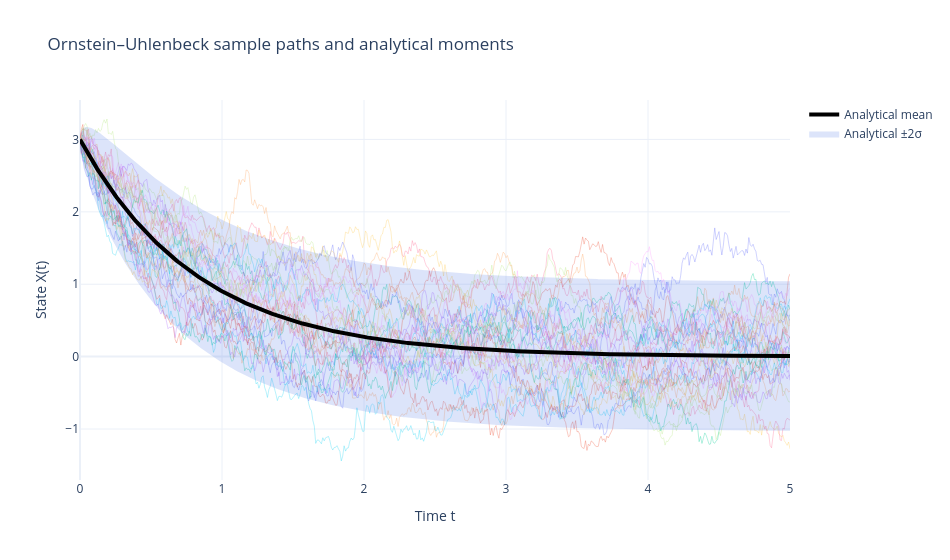

This figure's notebook cell:
### Markdown cell above
# 5. Stochastic systems and the Langevin equation

A continuous-time Langevin model is often written formally as

$$\frac{dX}{dt}=a(X,t)+b(X,t)\,\xi(t),$$

where $\xi(t)$ is ideal white noise. More rigorously, this is the stochastic differential equation (SDE)

$$dX_t=a(X_t,t)dt+b(X_t,t)dW_t,$$

where $W_t$ is Brownian motion. White noise is treated as the generalized derivative of Brownian motion; it is not simulated as a finite-valued pointwise function. Over a small interval,

$$\Delta W_k\sim\mathcal N(0,\Delta t).$$

The Euler–Maruyama method is

$$X_{k+1}=X_k+a(X_k,t_k)\Delta t+b(X_k,t_k)\sqrt{\Delta t}Z_k,
\qquad Z_k\sim\mathcal N(0,1).$$

## Ornstein–Uhlenbeck Langevin equation

We use the mean-reverting model

$$dX_t=-\lambda(X_t-\theta)dt+\sigma dW_t.
$$

The drift pulls the state toward $\theta$ while diffusion continually spreads the ensemble. Starting from deterministic $X_0=x_0$, the exact distribution is Gaussian:

$$m(t)=\theta+(x_0-\theta)e^{-\lambda t},$$

$$v(t)=\frac{\sigma^2}{2\lambda}\left(1-e^{-2\lambda t}\right).$$

### Code cell
lambda_ou = 1.2
theta_ou = 0.0
sigma_ou = 0.8
x0_ou = 3.0
dt_ou = 0.01
T_ou = 5.0
n_steps_ou = int(T_ou / dt_ou)
n_paths_ou = 30_000
time_ou = np.arange(n_steps_ou + 1) * dt_ou

x_current = np.full(n_paths_ou, x0_ou)
n_display = 30
paths_ou = np.empty((n_display, n_steps_ou + 1))
paths_ou[:, 0] = x0_ou
snapshot_times = [0.25, 1.0, 3.0, 5.0]
snapshot_indices = {int(round(t / dt_ou)): t for t in snapshot_times}
snapshots_ou = {}

for k in range(n_steps_ou):
    dW = np.sqrt(dt_ou) * rng.standard_normal(n_paths_ou)
    x_current += -lambda_ou * (x_current - theta_ou) * dt_ou + sigma_ou * dW
    paths_ou[:, k + 1] = x_current[:n_display]
    if (k + 1) in snapshot_indices:
        snapshots_ou[snapshot_indices[k + 1]] = x_current.copy()

mean_ou = theta_ou + (x0_ou - theta_ou) * np.exp(-lambda_ou * time_ou)
var_ou = sigma_ou ** 2 / (2.0 * lambda_ou) * (1.0 - np.exp(-2.0 * lambda_ou * time_ou))
std_ou = np.sqrt(var_ou)

final_mean_error = abs(x_current.mean() - mean_ou[-1])
final_var_error = abs(x_current.var(ddof=1) - var_ou[-1])
print(f'Final theoretical mean: {mean_ou[-1]:.5f}')
print(f'Final Monte Carlo mean: {x_current.mean():.5f}')
print(f'Final theoretical variance: {var_ou[-1]:.5f}')
print(f'Final Monte Carlo variance: {x_current.var(ddof=1):.5f}')
print(f'Stationary variance σ²/(2λ): {sigma_ou**2/(2*lambda_ou):.5f}')

assert final_mean_error < 0.02
assert final_var_error < 0.02

fig_ou_paths = go.Figure()
for j in range(n_display):
    fig_ou_paths.add_trace(go.Scatter(
        x=time_ou, y=paths_ou[j], mode='lines',
        line=dict(width=1), opacity=0.3, showlegend=False
    ))
fig_ou_paths.add_trace(go.Scatter(
    x=time_ou, y=mean_ou + 2.0 * std_ou, mode='lines',
    line=dict(width=0), showlegend=False
))
fig_ou_paths.add_trace(go.Scatter(
    x=time_ou, y=mean_ou - 2.0 * std_ou, mode='lines',
    fill='tonexty', fillcolor='rgba(65,105,225,0.18)',
    line=dict(width=0), name='Analytical ±2σ'
))
fig_ou_paths.add_trace(go.Scatter(
    x=time_ou, y=mean_ou, mode='lines',
    line=dict(color='black', width=4), name='Analytical mean'
))
fig_ou_paths.update_layout(
    title='Ornstein–Uhlenbeck sample paths and analytical moments',
    xaxis_title='Time t', yaxis_title='State X(t)',
    template='plotly_white', width=950, height=560
)
fig_ou_paths.show()

### Figure 1 — Plotly figure (JSON) as saved in the notebook; plotly's stock layout.template omitted (floating-point values rounded to 4 significant figures; data arrays with more than 128 entries replaced by an {"elided": "..."} marker saying what was removed)
{"data": [{"line": {"width": 1}, "mode": "lines", "opacity": 0.3, "showlegend": false, "type": "scatter", "x": {"elided": "501 float values"}, "y": {"elided": "501 float values"}}, {"line": {"width": 1}, "mode": "lines", "opacity": 0.3, "showlegend": false, "type": "scatter", "x": {"elided": "501 float values"}, "y": {"elided": "501 float values"}}, {"line": {"width": 1}, "mode": "lines", "opacity": 0.3, "showlegend": false, "type": "scatter", "x": {"elided": "501 float values"}, "y": {"elided": "501 float values"}}, {"line": {"width": 1}, "mode": "lines", "opacity": 0.3, "showlegend": false, "type": "scatter", "x": {"elided": "501 float values"}, "y": {"elided": "501 float values"}}, {"line": {"width": 1}, "mode": "lines", "opacity": 0.3, "showlegend": false, "type": "scatter", "x": {"elided": "501 float values"}, "y": {"elided": "501 float values"}}, {"line": {"width": 1}, "mode": "lines", "opacity": 0.3, "showlegend": false, "type": "scatter", "x": {"elided": "501 float values"}, "y": {"elided": "501 float values"}}, {"line": {"width": 1}, "mode": "lines", "opacity": 0.3, "showlegend": false, "type": "scatter", "x": {"elided": "501 float values"}, "y": {"elided": "501 float values"}}, {"line": {"width": 1}, "mode": "lines", "opacity": 0.3, "showlegend": false, "type": "scatter", "x": {"elided": "501 float values"}, "y": {"elided": "501 float values"}}, {"line": {"width": 1}, "mode": "lines", "opacity": 0.3, "showlegend": false, "type": "scatter", "x": {"elided": "501 float values"}, "y": {"elided": "501 float values"}}, {"line": {"width": 1}, "mode": "lines", "opacity": 0.3, "showlegend": false, "type": "scatter", "x": {"elided": "501 float values"}, "y": {"elided": "501 float values"}}, {"line": {"width": 1}, "mode": "lines", "opacity": 0.3, "showlegend": false, "type": "scatter", "x": {"elided": "501 float values"}, "y": {"elided": "501 float values"}}, {"line": {"width": 1}, "mode": "lines", "opacity": 0.3, "showlegend": false, "type": "scatter", "x": {"elided": "501 float values"}, "y": {"elided": "501 float values"}}, {"line": {"width": 1}, "mode": "lines", "opacity": 0.3, "showlegend": false, "type": "scatter", "x": {"elided": "501 float values"}, "y": {"elided": "501 float values"}}, {"line": {"width": 1}, "mode": "lines", "opacity": 0.3, "showlegend": false, "type": "scatter", "x": {"elided": "501 float values"}, "y": {"elided": "501 float values"}}, {"line": {"width": 1}, "mode": "lines", "opacity": 0.3, "showlegend": false, "type": "scatter", "x": {"elided": "501 float values"}, "y": {"elided": "501 float values"}}, {"line": {"width": 1}, "mode": "lines", "opacity": 0.3, "showlegend": false, "type": "scatter", "x": {"elided": "501 float values"}, "y": {"elided": "501 float values"}}, {"line": {"width": 1}, "mode": "lines", "opacity": 0.3, "showlegend": false, "type": "scatter", "x": {"elided": "501 float values"}, "y": {"elided": "501 float values"}}, {"line": {"width": 1}, "mode": "lines", "opacity": 0.3, "showlegend": false, "type": "scatter", "x": {"elided": "501 float values"}, "y": {"elided": "501 float values"}}, {"line": {"width": 1}, "mode": "lines", "opacity": 0.3, "showlegend": false, "type": "scatter", "x": {"elided": "501 float values"}, "y": {"elided": "501 float values"}}, {"line": {"width": 1}, "mode": "lines", "opacity": 0.3, "showlegend": false, "type": "scatter", "x": {"elided": "501 float values"}, "y": {"elided": "501 float values"}}, {"line": {"width": 1}, "mode": "lines", "opacity": 0.3, "showlegend": false, "type": "scatter", "x": {"elided": "501 float values"}, "y": {"elided": "501 float values"}}, {"line": {"width": 1}, "mode": "lines", "opacity": 0.3, "showlegend": false, "type": "scatter", "x": {"elided": "501 float values"}, "y": {"elided": "501 float values"}}, {"line": {"width": 1}, "mode": "lines", "opacity": 0.3, "showlegend": false, "type": "scatter", "x": {"elided": "501 float values"}, "y": {"elided": "501 float values"}}, {"line": {"width": 1}, "mode": "lines", "opacity": 0.3, "showlegend": false, "type": "scatter", "x": {"elided": "501 float values"}, "y": {"elided": "501 float values"}}, {"line": {"width": 1}, "mode": "lines", "opacity": 0.3, "showlegend": false, "type": "scatter", "x": {"elided": "501 float values"}, "y": {"elided": "501 float values"}}, {"line": {"width": 1}, "mode": "lines", "opacity": 0.3, "showlegend": false, "type": "scatter", "x": {"elided": "501 float values"}, "y": {"elided": "501 float values"}}, {"line": {"width": 1}, "mode": "lines", "opacity": 0.3, "showlegend": false, "type": "scatter", "x": {"elided": "501 float values"}, "y": {"elided": "501 float values"}}, {"line": {"width": 1}, "mode": "lines", "opacity": 0.3, "showlegend": false, "type": "scatter", "x": {"elided": "501 float values"}, "y": {"elided": "501 float values"}}, {"line": {"width": 1}, "mode": "lines", "opacity": 0.3, "showlegend": false, "type": "scatter", "x": {"elided": "501 float values"}, "y": {"elided": "501 float values"}}, {"line": {"width": 1}, "mode": "lines", "opacity": 0.3, "showlegend": false, "type": "scatter", "x": {"elided": "501 float values"}, "y": {"elided": "501 float values"}}, {"line": {"width": 0}, "mode": "lines", "showlegend": false, "type": "scatter", "x": {"elided": "501 float values"}, "y": {"elided": "501 float values"}}, {"fill": "tonexty", "fillcolor": "rgba(65,105,225,0.18)", "line": {"width": 0}, "mode": "lines", "name": "Analytical ±2σ", "type": "scatter", "x": {"elided": "501 float values"}, "y": {"elided": "501 float values"}}, {"line": {"color": "black", "width": 4}, "mode": "lines", "name": "Analytical mean", "type": "scatter", "x": {"elided": "501 float values"}, "y": {"elided": "501 float values"}}], "layout": {"height": 560, "title": {"text": "Ornstein–Uhlenbeck sample paths and analytical moments"}, "width": 950, "xaxis": {"title": {"text": "Time t"}}, "yaxis": {"title": {"text": "State X(t)"}}}}
